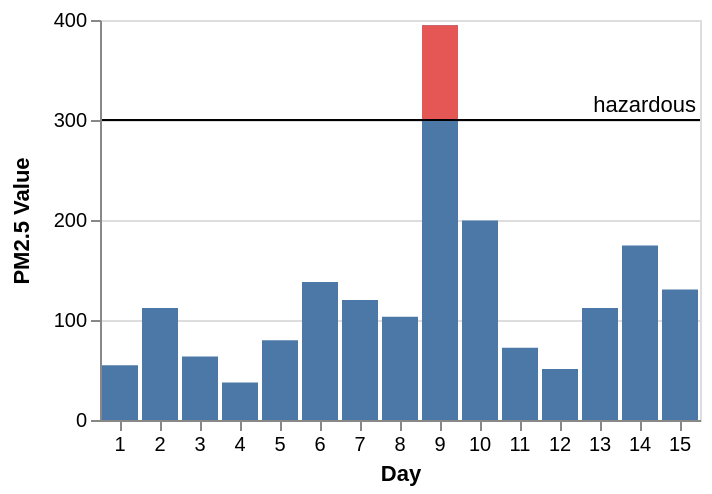

Describe this chart as a Vega-Lite specification.
### Vega specification from a JSON file in a GitHub repository (floating-point values rounded to 4 significant figures)
{"$schema": "https://vega.github.io/schema/vega/v5.json", "description": "The PM2.5 value of Beijing observed 15 days, highlighting the days when PM2.5 level is hazardous to human health. Data source https://chartaccent.github.io/chartaccent.html", "autosize": "pad", "padding": 5, "height": 200, "style": "cell", "data": [{"name": "source_0", "values": [{"Day": 1, "Value": 54.8}, {"Day": 2, "Value": 112.1}, {"Day": 3, "Value": 63.6}, {"Day": 4, "Value": 37.6}, {"Day": 5, "Value": 79.7}, {"Day": 6, "Value": 137.9}, {"Day": 7, "Value": 120.1}, {"Day": 8, "Value": 103.3}, {"Day": 9, "Value": 394.8}, {"Day": 10, "Value": 199.5}, {"Day": 11, "Value": 72.3}, {"Day": 12, "Value": 51.1}, {"Day": 13, "Value": 112}, {"Day": 14, "Value": 174.5}, {"Day": 15, "Value": 130.5}]}, {"name": "source_1", "values": [{"ThresholdValue": 300, "Threshold": "hazardous"}]}, {"name": "data_1", "source": "source_0", "transform": [{"type": "filter", "expr": "datum.Value >= 300"}, {"type": "formula", "expr": "300", "as": "baseline"}]}], "signals": [{"name": "x_step", "value": 20}, {"name": "width", "update": "bandspace(domain('x').length, 0.1, 0.05) * x_step"}], "marks": [{"name": "layer_0_layer_0_marks", "type": "rect", "style": ["bar"], "from": {"data": "source_0"}, "encode": {"update": {"fill": [{"test": "datum[\"Value\"] === null || isNaN(datum[\"Value\"])", "value": null}, {"value": "#4c78a8"}], "tooltip": {"signal": "{\"Day\": ''+datum[\"Day\"], \"Value\": format(datum[\"Value\"], \"\")}"}, "x": {"scale": "x", "field": "Day"}, "width": {"scale": "x", "band": true}, "y": {"scale": "y", "field": "Value"}, "y2": {"scale": "y", "value": 0}}}}, {"name": "layer_0_layer_1_marks", "type": "rect", "style": ["bar"], "from": {"data": "data_1"}, "encode": {"update": {"fill": [{"test": "datum[\"baseline\"] === null || isNaN(datum[\"baseline\"])", "value": null}, {"value": "#e45755"}], "tooltip": {"signal": "{\"Day\": ''+datum[\"Day\"], \"baseline\": format(datum[\"baseline\"], \"\"), \"Value\": format(datum[\"Value\"], \"\")}"}, "x": {"scale": "x", "field": "Day"}, "width": {"scale": "x", "band": true}, "y": {"scale": "y", "field": "baseline"}, "y2": {"scale": "y", "field": "Value"}}}}, {"name": "layer_1_layer_0_marks", "type": "rule", "style": ["rule"], "from": {"data": "source_1"}, "encode": {"update": {"stroke": [{"test": "datum[\"ThresholdValue\"] === null || isNaN(datum[\"ThresholdValue\"])", "value": null}, {"value": "black"}], "tooltip": {"signal": "{\"ThresholdValue\": format(datum[\"ThresholdValue\"], \"\")}"}, "x": {"value": 0}, "y": {"scale": "y", "field": "ThresholdValue"}, "x2": {"field": {"group": "width"}}}}}, {"name": "layer_1_layer_1_marks", "type": "text", "style": ["text"], "from": {"data": "source_1"}, "encode": {"update": {"align": {"value": "right"}, "dx": {"value": -2}, "dy": {"value": -4}, "fill": [{"test": "datum[\"ThresholdValue\"] === null || isNaN(datum[\"ThresholdValue\"])", "value": null}, {"value": "black"}], "tooltip": {"signal": "{\"PM2.5 Value\": format(datum[\"ThresholdValue\"], \"\"), \"Threshold\": ''+datum[\"Threshold\"]}"}, "x": {"field": {"group": "width"}}, "y": {"scale": "y", "field": "ThresholdValue"}, "text": {"signal": "''+datum[\"Threshold\"]"}}}}], "scales": [{"name": "x", "type": "band", "domain": {"fields": [{"data": "source_0", "field": "Day"}, {"data": "data_1", "field": "Day"}], "sort": true}, "range": {"step": {"signal": "x_step"}}, "paddingInner": 0.1, "paddingOuter": 0.05}, {"name": "y", "type": "linear", "domain": {"fields": [{"data": "source_0", "field": "Value"}, {"data": "data_1", "field": "baseline"}, {"data": "data_1", "field": "Value"}, {"data": "source_1", "field": "ThresholdValue"}]}, "range": [{"signal": "height"}, 0], "nice": true, "zero": true}], "axes": [{"scale": "x", "orient": "bottom", "grid": false, "title": "Day", "labelAngle": 0, "labelAlign": "center", "labelBaseline": "top", "labelOverlap": true, "zindex": 1}, {"scale": "y", "orient": "left", "grid": false, "title": "PM2.5 Value", "labelOverlap": true, "tickCount": {"signal": "ceil(height/40)"}, "zindex": 1}, {"scale": "y", "orient": "left", "gridScale": "x", "grid": true, "tickCount": {"signal": "ceil(height/40)"}, "domain": false, "labels": false, "maxExtent": 0, "minExtent": 0, "ticks": false, "zindex": 0}], "config": {"axisY": {"minExtent": 30}}}
